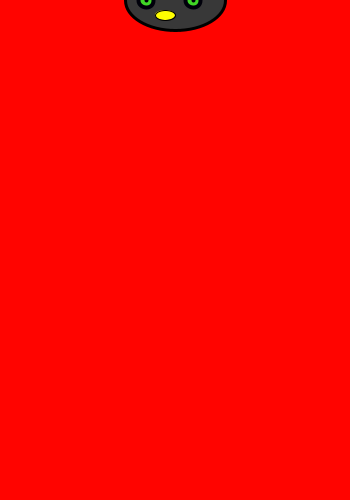
Frame 1 (no input)
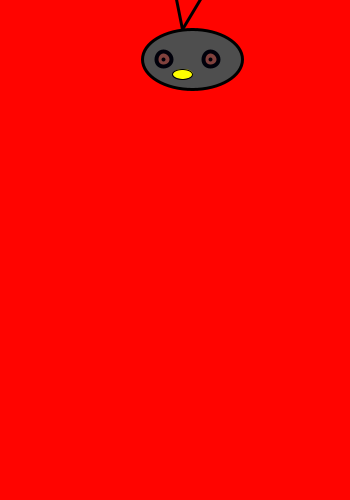
Frame 60 (the mouse pressed at the canvas centre just before this capture)
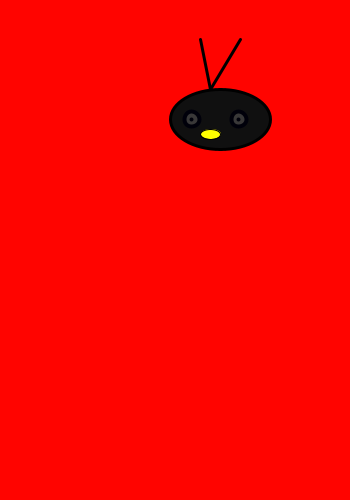
Frame 120 (the mouse held since frame 60 and released just before this capture)

The Processing sketch that drew these frames (run headless with seeded random() and noise(); from frame 60 on, the mouse is pressed at the canvas centre):

// Processing sketch: processing_42064
// ── processing_42064.pde

/*
Based on Daniel Shiffman code. The creature is made to
float down the screen.
*/

float r;
float g;
float b;
float a;

float moogX;
float moogY;

void setup(){
  size(350,500);
  moogX = width/2;
  moogY = height - 500;
  smooth();
}
  
void draw() {
  background(255,4,0);
  ellipseMode(CENTER);
    
  //draw head of creature
  
    stroke(0,0,0);
    strokeWeight(3);
    fill(random(RGB,moogX/2));
    ellipse(moogX,moogY,100,60);
  
  //eyes of creature
  stroke(0,0,10);
  strokeWeight(4);
  r = random(255);
  g = random(255);
  b = random(150);
  a = random(255);
  fill(r,g,b,a);
  
  ellipse(moogX-29,moogY+0,15,15);
  ellipse(moogX+18,moogY+0,15,15);
    
  //eyeballs
  point(moogX-29,moogY+0);
  point(moogX+18,moogY+0);
   
    
  //the mouth
  stroke(0);
  strokeWeight(1);
  fill(255,255,0);
  ellipse(moogX-10,moogY+15,20,10);
   
  //hair
  strokeWeight(3);
  line(moogX-20,moogY-80,moogX-10,moogY-30);
  line(moogX+20,moogY-80,moogX-10,moogY-30);
  
  //creature moves down
  moogY = moogY + 1;
  moogX = moogX + random(-5,5);
    
   
}
